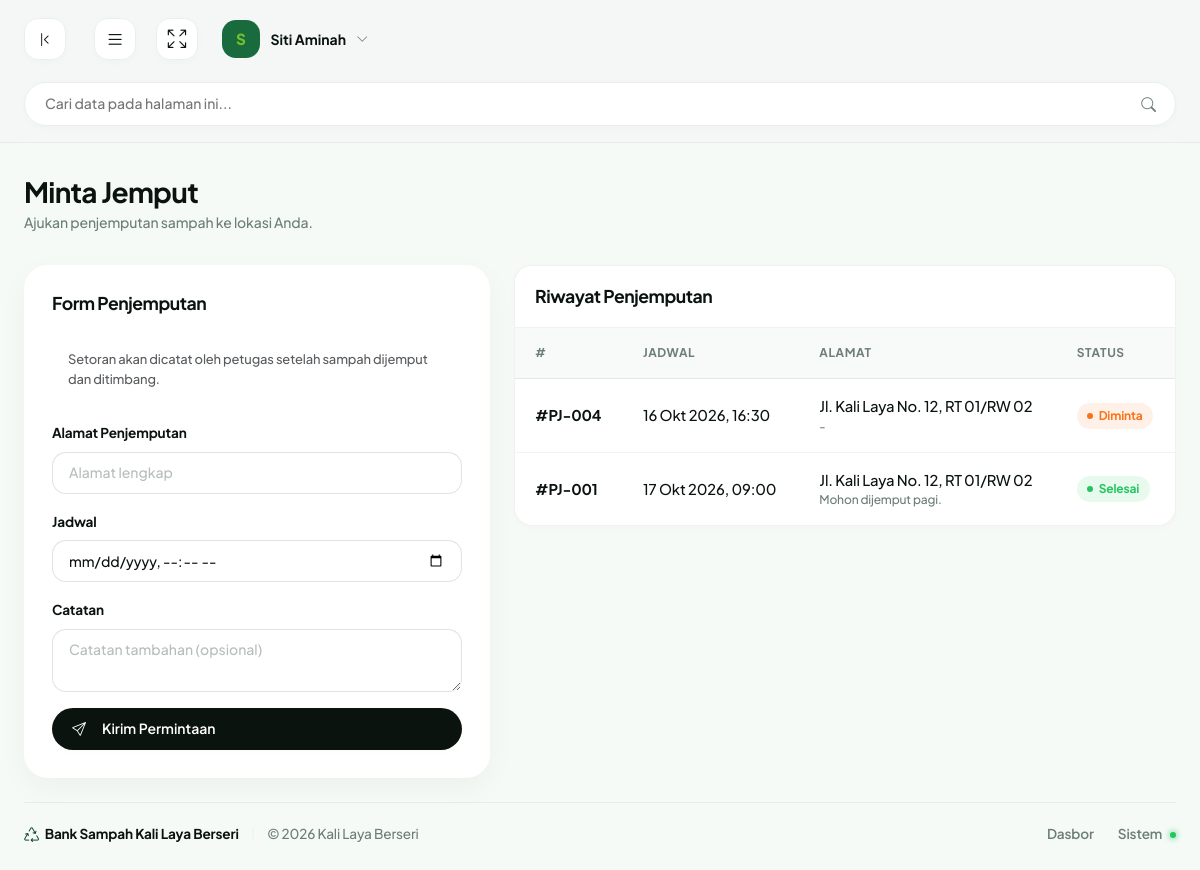
Screenshot of /nasabah/jemput.php (signed in) with the database file from the repository.
### tables this page shows
CREATE TABLE `permintaan_jemput` (
  `id` int NOT NULL,
  `user_id` int NOT NULL,
  `alamat` text NOT NULL,
  `jadwal` datetime NOT NULL,
  `estimasi` varchar(255) DEFAULT NULL,
  `status` enum('Diminta','Dijadwalkan','Selesai','Dibatalkan') NOT NULL DEFAULT 'Diminta',
  `catatan` text,
  `petugas_id` int DEFAULT NULL,
  `created_at` timestamp NOT NULL DEFAULT CURRENT_TIMESTAMP
);

### includes/auth.php (called while the page is built, shortened)
<?php
require_once __DIR__ . '/fungsi.php';
if (!function_exists('current_user')) {
    function current_user(): array
    {
        return [
            'id_user' => (int) ($_SESSION['id_user'] ?? 0),
            'name'    => $_SESSION['name'] ?? '',
            'email'   => $_SESSION['email'] ?? '',
            'role'    => $_SESSION['role'] ?? '',
        ];
    }
}

### nasabah/jemput.php (the view, shortened to what this page needs)
<?php
require_once __DIR__ . '/../includes/auth.php';
$u   = current_user();
$uid = $u['id_user'];
$stmt = mysqli_prepare($con, "SELECT * FROM permintaan_jemput WHERE user_id = ? ORDER BY created_at DESC");
mysqli_stmt_bind_param($stmt, 'i', $uid);
mysqli_stmt_execute($stmt);
$res = mysqli_stmt_get_result($stmt);
$rows = [];
while ($r = mysqli_fetch_assoc($res)) { $rows[] = $r; }
require __DIR__ . '/../includes/header.php';
?>
<div class="row g-4">
  <div class="col-lg-5">
    <div class="card">
      <div class="card-header"><h2 class="card-title">Form Penjemputan</h2></div>
      <div class="card-body pt-3">
        <p class="text-muted small">
          Setoran akan dicatat oleh petugas setelah sampah dijemput dan ditimbang.
        </p>
      </div>
      <form method="POST" action="jemput.php">
        <div class="mb-3">
          <label class="form-label-custom" for="alamat">Alamat Penjemputan</label>
          <input type="text" class="form-control-custom" id="alamat" name="alamat" value="<?= e($_POST['alamat'] ?? '') ?>" placeholder="Alamat lengkap" required>
        </div>
        <div class="mb-3">
          <label class="form-label-custom" for="jadwal">Jadwal</label>
          <input type="datetime-local" class="form-control-custom" id="jadwal" name="jadwal" value="<?= e($_POST['jadwal'] ?? '') ?>" required>
        </div>
        <div class="mb-3">
          <label class="form-label-custom" for="catatan">Catatan</label>
          <textarea class="form-control-custom" id="catatan" name="catatan" rows="2" placeholder="Catatan tambahan (opsional)"><?= e($_POST['catatan'] ?? '') ?></textarea>
        </div>
        <button type="submit" class="btn btn-dark-custom w-100"><i class="bi bi-send me-1"></i> Kirim Permintaan</button>
      </form>
    </div>
  </div>
  <div class="col-lg-7">
    <div class="table-card-custom">
      <div class="table-header-control"><h2 class="card-title mb-0">Riwayat Penjemputan</h2></div>
      <div class="table-responsive">
        <table class="table-custom">
          <thead><tr><th>#</th><th>Jadwal</th><th>Alamat</th><th>Status</th></tr></thead>
          <tbody>
            <?php if (empty($rows)): ?>
              <tr><td colspan="4" class="text-center text-muted-green py-4">Belum ada permintaan.</td></tr>
            <?php else: foreach ($rows as $r): ?>
              <tr>
                <td class="table-order-id">#PJ-<?= e(str_pad($r['id'], 3, '0', STR_PAD_LEFT)) ?></td>
                <td><?= e(tanggal_waktu_id($r['jadwal'])) ?></td>
                <td><?= e(potong_teks($r['alamat'], 35)) ?><div class="table-user-sub"><?= e(potong_teks($r['catatan'] ?: '-', 40)) ?></div></td>
                <td><?= badge_jemput($r['status']) ?></td>
              </tr>
            <?php endforeach; endif; ?>
          </tbody>
        </table>
      </div>
    </div>
  </div>
</div>
<?php require __DIR__ . '/../includes/footer.php'; ?>

### includes/fungsi.php (shortened to what this page needs)
<?php
if (!function_exists('e')) {
    function e($value): string
    {
        return htmlspecialchars((string) $value, ENT_QUOTES, 'UTF-8');
    }
}
if (!function_exists('tanggal_id')) {
    function tanggal_id(?string $tanggal): string
    {
        $bulan = [
            1 => 'Jan', 'Feb', 'Mar', 'Apr', 'Mei', 'Jun',
            'Jul', 'Agu', 'Sep', 'Okt', 'Nov', 'Des',
        ];
        $ts = strtotime($tanggal);
        return date('d', $ts) . ' ' . $bulan[(int) date('n', $ts)] . ' ' . date('Y', $ts);
    }
}
if (!function_exists('tanggal_waktu_id')) {
    function tanggal_waktu_id(?string $tanggal): string
    {
        $ts = strtotime($tanggal);
        return tanggal_id($tanggal) . ', ' . date('H:i', $ts);
    }
}
if (!function_exists('badge_jemput')) {
    function badge_jemput(string $status): string
    {
        $map = [
            'Diminta'      => 'pending',
            'Dijadwalkan'  => 'info',
            'Selesai'      => 'success',
            'Dibatalkan'   => 'failed',
        ];
        $cls = $map[$status] ?? 'pending';
        return '<span class="badge-table ' . $cls . '">' . e($status) . '</span>';
    }
}
if (!function_exists('potong_teks')) {
    function potong_teks(string $teks, int $panjang = 120): string
    {
        $teks = trim(strip_tags($teks));
        if (mb_strlen($teks) <= $panjang) {
            return $teks;
        }
        return mb_substr($teks, 0, $panjang) . '…';
    }
}

### assets/css/main.css (style rules this page uses)
:root { --bs-body-bg: #F5FAF7; --bs-body-font-family: 'Plus Jakarta Sans', sans-serif; --brand-forest-dark: #0C5429; --brand-forest-medium: #0A4124; --brand-forest-light: #196B3D; --brand-lime: #6FBF2E; --brand-lime-hover: #7FCE3E; --brand-lime-translucent: rgba(84, 155, 27, 0.18); --text-main: #0B130F; --text-muted-green: #6C7E75; --text-sidebar-muted: #879A91; --card-background: #FFFFFF; --border-light: #E9EFEF; --border-dark-green: rgba(255, 255, 255, 0.1); --sys-green: #22C55E; --sys-green-bg: #DCFCE7; --sys-red: #EF4444; --sys-red-bg: #FEE2E2; --sys-orange: #F97316; --sys-orange-bg: #FFEDD5; --sidebar-width: 280px; --navbar-height: 80px; --radius-xxl: 24px; --radius-xl: 18px; --radius-lg: 14px; --radius-md: 10px; --radius-sm: 6px; --shadow-sm: 0 2px 8px rgba(11, 19, 15, 0.02); --shadow-md: 0 10px 30px rgba(11, 19, 15, 0.04); --shadow-lg: 0 20px 50px rgba(11, 19, 15, 0.08); }
body { background-color: var(--bs-body-bg); color: var(--text-main); font-family: var(--bs-body-font-family); font-size: 0.925rem; font-weight: 500; -webkit-font-smoothing: antialiased; letter-spacing: -0.01em; }
h1, h2, h3, h4, h5, h6, .h1, .h2, .h3, .h4, .h5, .h6 { color: var(--text-main); font-weight: 700; letter-spacing: -0.025em; }
.btn-dark-custom { background-color: var(--text-main); color: #FFFFFF; font-weight: 600; font-size: 0.875rem; padding: 0.65rem 1.25rem; border-radius: 50rem; border: none; display: flex; align-items: center; gap: 0.75rem; box-shadow: var(--shadow-sm); transition: all 0.2s ease-in-out; }
.card { background-color: var(--card-background); border: none; border-radius: var(--radius-xxl); padding: 1.75rem; box-shadow: var(--shadow-md); margin-bottom: 1.5rem; position: relative; overflow: hidden; }
.card-header { display: flex; align-items: center; justify-content: space-between; margin-bottom: 1.25rem; background: transparent !important; border: none !important; padding: 0 !important; }
.card-title { font-size: 1.1rem; font-weight: 700; color: var(--text-main); margin-bottom: 0; }
.table-card-custom { background-color: #FFFFFF; border-radius: var(--radius-xl); border: 1px solid rgba(11, 19, 15, 0.06) !important; box-shadow: var(--shadow-sm); overflow: hidden; margin-bottom: 1.25rem !important; width: 100%; }
.table-custom { width: 100%; margin-bottom: 0; vertical-align: middle; border-collapse: collapse; }
.table-custom th, .table-custom td { padding: 1rem 1.25rem; border-bottom: 1px solid rgba(11, 19, 15, 0.05); white-space: nowrap; }
.table-custom th { background-color: #F8FAF9; color: var(--text-muted-green); font-size: 0.75rem; text-transform: uppercase; font-weight: 700; letter-spacing: 0.05em; border-bottom: 1px solid rgba(11, 19, 15, 0.08); }
.table-custom tbody tr { transition: background-color 0.2s ease-in-out; }
.table-custom tbody tr:last-child td { border-bottom: none; }
.table-user-sub { font-size: 0.75rem; color: var(--text-muted-green); }
.badge-table { display: inline-flex; align-items: center; gap: 0.35rem; padding: 0.25rem 0.65rem; font-size: 0.75rem; font-weight: 700; border-radius: 50rem; }
.badge-table::before { content: ''; display: inline-block; width: 6px; height: 6px; border-radius: 50rem; }
.badge-table.success { background-color: rgba(34, 197, 94, 0.1); color: var(--sys-green); }
.badge-table.success::before { background-color: var(--sys-green); }
.badge-table.pending { background-color: rgba(249, 115, 22, 0.1); color: var(--sys-orange); }
.badge-table.pending::before { background-color: var(--sys-orange); }
.table-header-control { background-color: #FFFFFF; padding: 1.25rem; border-bottom: 1px solid rgba(11, 19, 15, 0.06); display: flex; align-items: center; justify-content: space-between; flex-wrap: wrap; gap: 1rem; }
.table-order-id { font-weight: 700; color: var(--text-main); }
.form-label-custom { display: inline-block; font-size: 0.85rem; font-weight: 700; color: var(--text-main); margin-bottom: 0.5rem; }
.form-control-custom { display: block; width: 100%; padding: 0.6rem 1rem; font-size: 0.875rem; font-weight: 500; line-height: 1.5; color: var(--text-main); background-color: #FFFFFF; background-clip: padding-box; border: 1px solid rgba(11, 19, 15, 0.12); border-radius: var(--radius-lg); transition: border-color 0.2s ease-in-out, box-shadow 0.2s ease-in-out; }
.form-control-custom::placeholder { color: var(--text-muted-green); opacity: 0.5; }

### rows the page displays
permintaan_jemput: id "004", jadwal "16 Okt 2026, 16:30", alamat "Jl. Kali Laya No. 12, RT 01/RW 02", catatan "-", status "Diminta"
permintaan_jemput: id "001", jadwal "17 Okt 2026, 09:00", alamat "Jl. Kali Laya No. 12, RT 01/RW 02", catatan "Mohon dijemput pagi.", status "Selesai"

### other values shown
mb_substr($u['name'] ?: 'U', 0, 1) "S"
$u['name'] "Siti Aminah"
$page_title "Minta Jemput"
$page_subtitle "Ajukan penjemputan sampah ke lokasi Anda."
